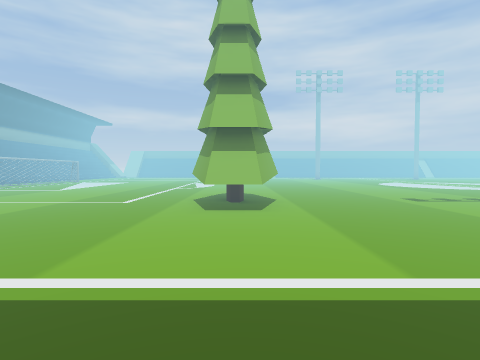
[1] (above)

23 first-person views from a walk through a Unity game level. The camera is 1.4 m above the floor, tilts 2° down and sees 80° across. The floor is counted in squares, 2 m on a side. Each view is taken from the middle of a square. On the plan, view 1 faces up. The plan holds only what a view shows up to about 10 squares ahead; the rest is blank. The place goes on beyond the plan.

[2]
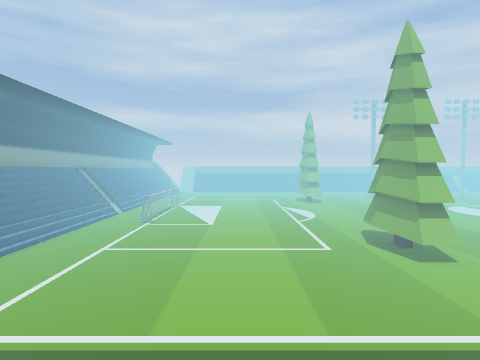

[3]
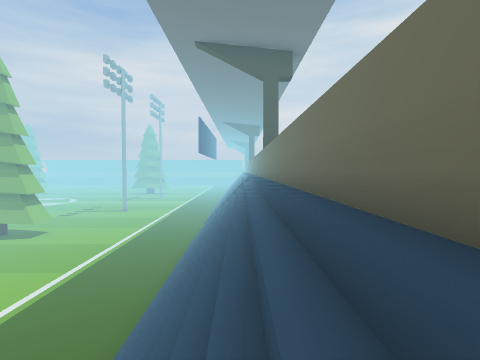

[4]
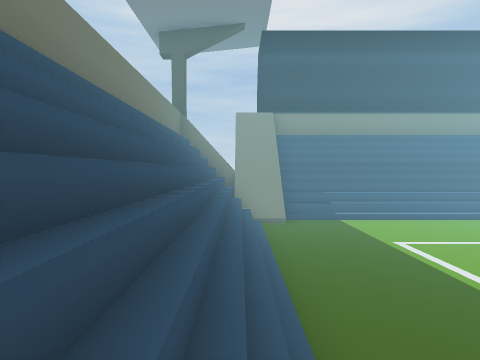

[5]
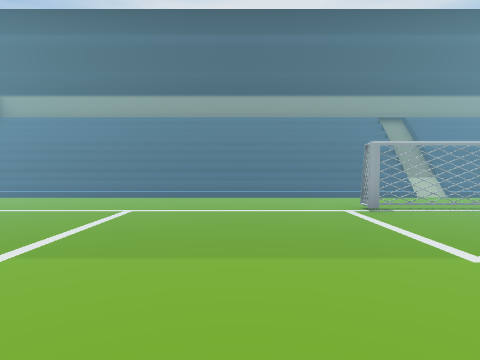

[6]
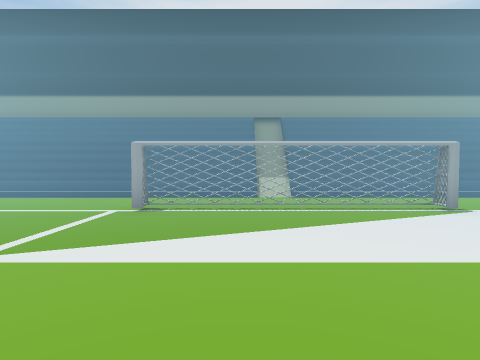

[7]
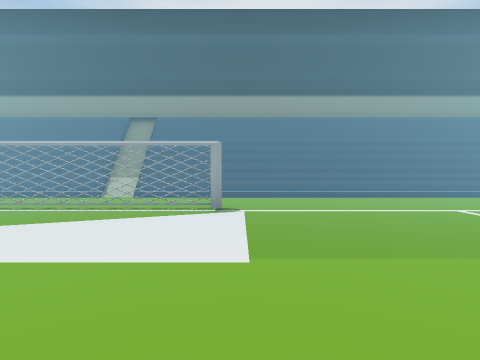

[8]
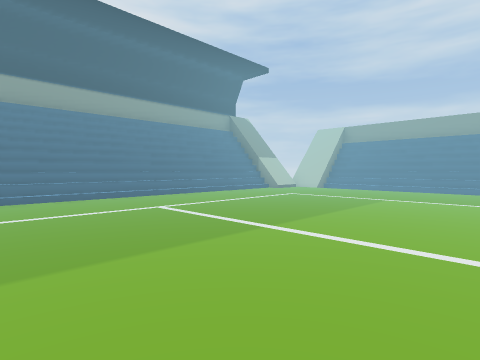

[9]
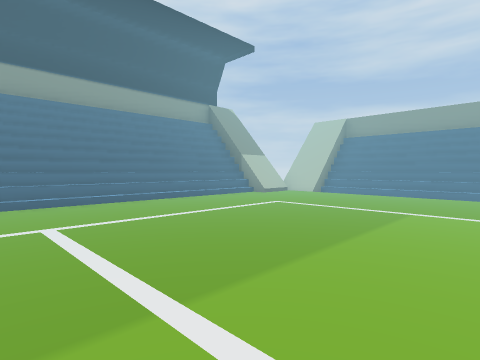

[10]
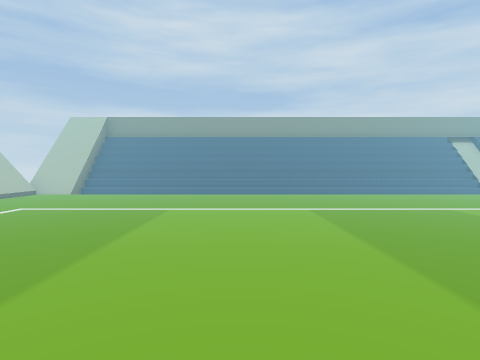

[11]
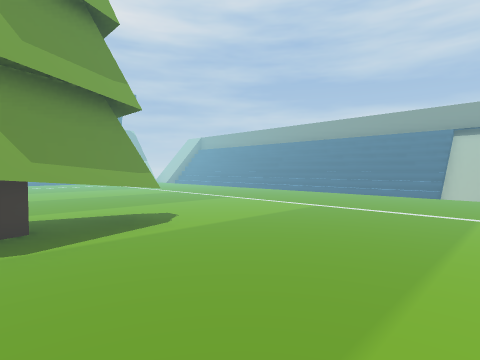

[12]
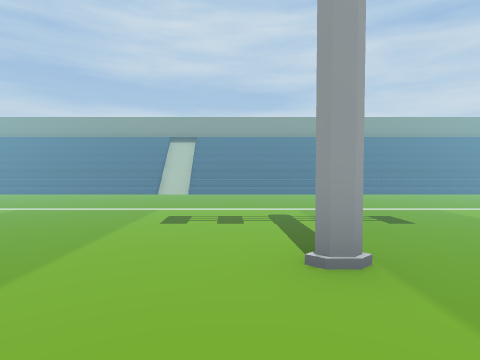

[13]
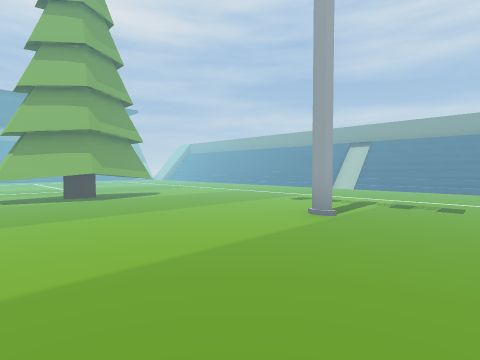

[14]
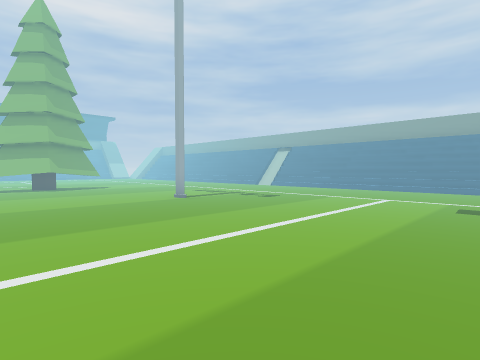

[15]
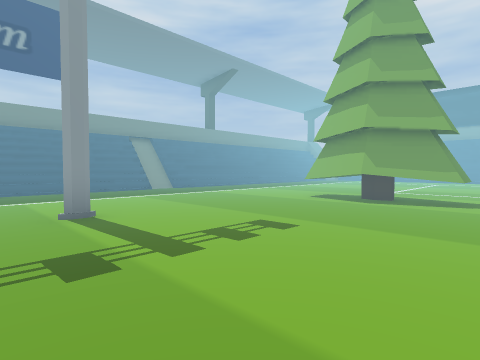

[16]
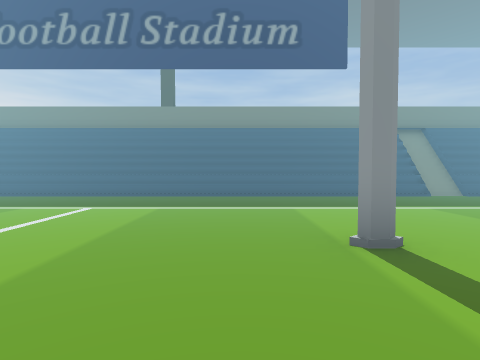

[17]
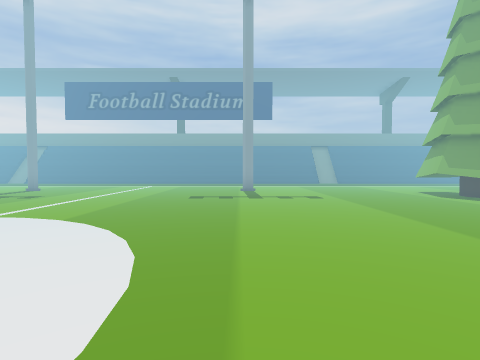

[18]
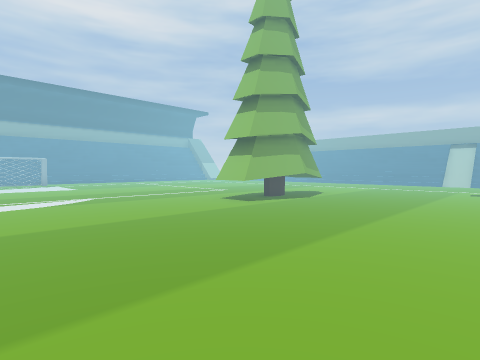

[19]
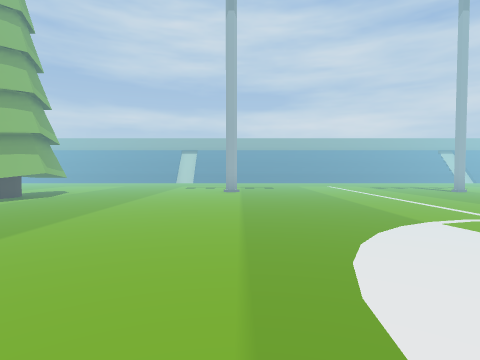

[20]
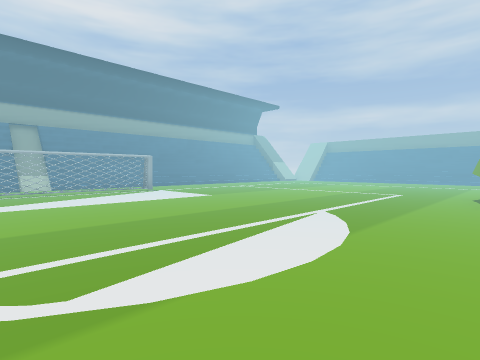

[21]
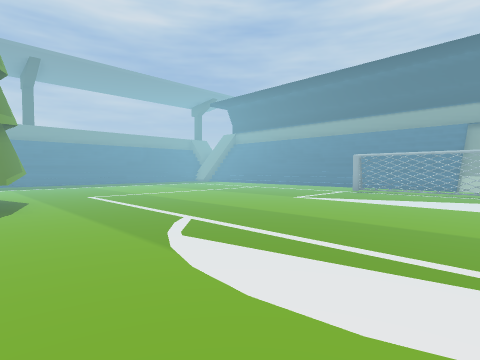

[22]
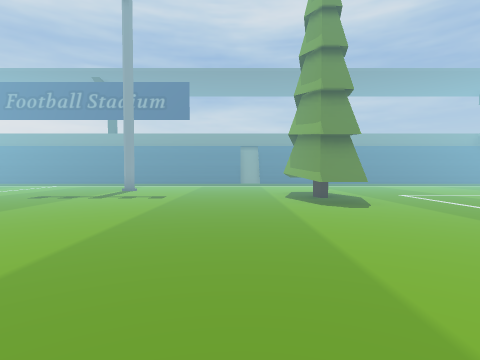

[23]
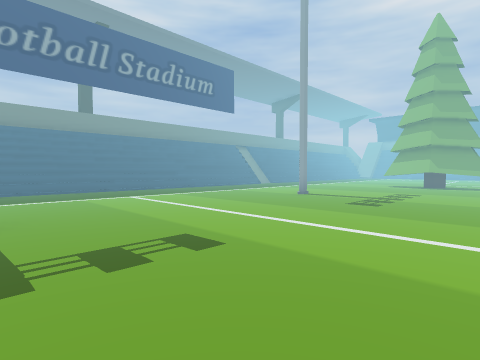

### Floor plan
Key: @ floor where view 1 was taken; # wall or solid block; x gap in a wall; . floor; / step, stairs or slope; = window, fence, low wall or low ledge; ^ raised ledge; v drop or lower ground; T tree.
Columns run from 14 left of view 1 to 13 right of it. Each row starts with its distance up from view 1.
 29     ########################
 28    ##vvvvvvvvvvvv#vvvv vvvvv
 27   ##......................
 26   ##......................
 25 #///......................
 24 #///......................
 23 #///......................
 22 #///........................
 21 #///..........T.....#......#
 20 #///..........TT............
 19 #///..........TT...........
 18 #///..........T............
 17 #///.......................
 16 #///.....................
 15 #///.#..................
 14 #///.x.................
 13 #x=..x................
 12 #///.x.................
 11 #///.#..................
 10 #///.....................
  9 #///........................
  8 #///..........T.............
  7 #///.........TT.............
  6 #///.........TT.............
  5 #///..........T.............
  4 #///................#......#
  3 #///.......................
  2 #///.......................
  1 #///.......................
  0 ####..........@.............
 -1  ###///////////==///////////
 -2  ##////////////  ///////////
 -3   ^^^^^^^^^^^^^^^^^^^^^^^^^^

Positions as (right, up) in squares from view 1, and headings:
1: (0, 0), facing up
2: (-5, -2), facing up
3: (-10, -2), facing right
4: (-4, -1), facing left
5: (-4, 8), facing left
6: (-4, 12), facing left
7: (-4, 16), facing left
8: (-4, 17), facing up-left
9: (-5, 19), facing up-left
10: (-5, 19), facing up
11: (4, 19), facing up-left
12: (5, 19), facing up
13: (8, 17), facing up-left
14: (12, 17), facing up-left
15: (7, 9), facing down-left
16: (7, 7), facing down
17: (6, 14), facing down
18: (5, 13), facing up-left
19: (6, 12), facing up
20: (0, 11), facing up-left
21: (0, 14), facing down-left
22: (2, 14), facing down
23: (13, 9), facing down-left
